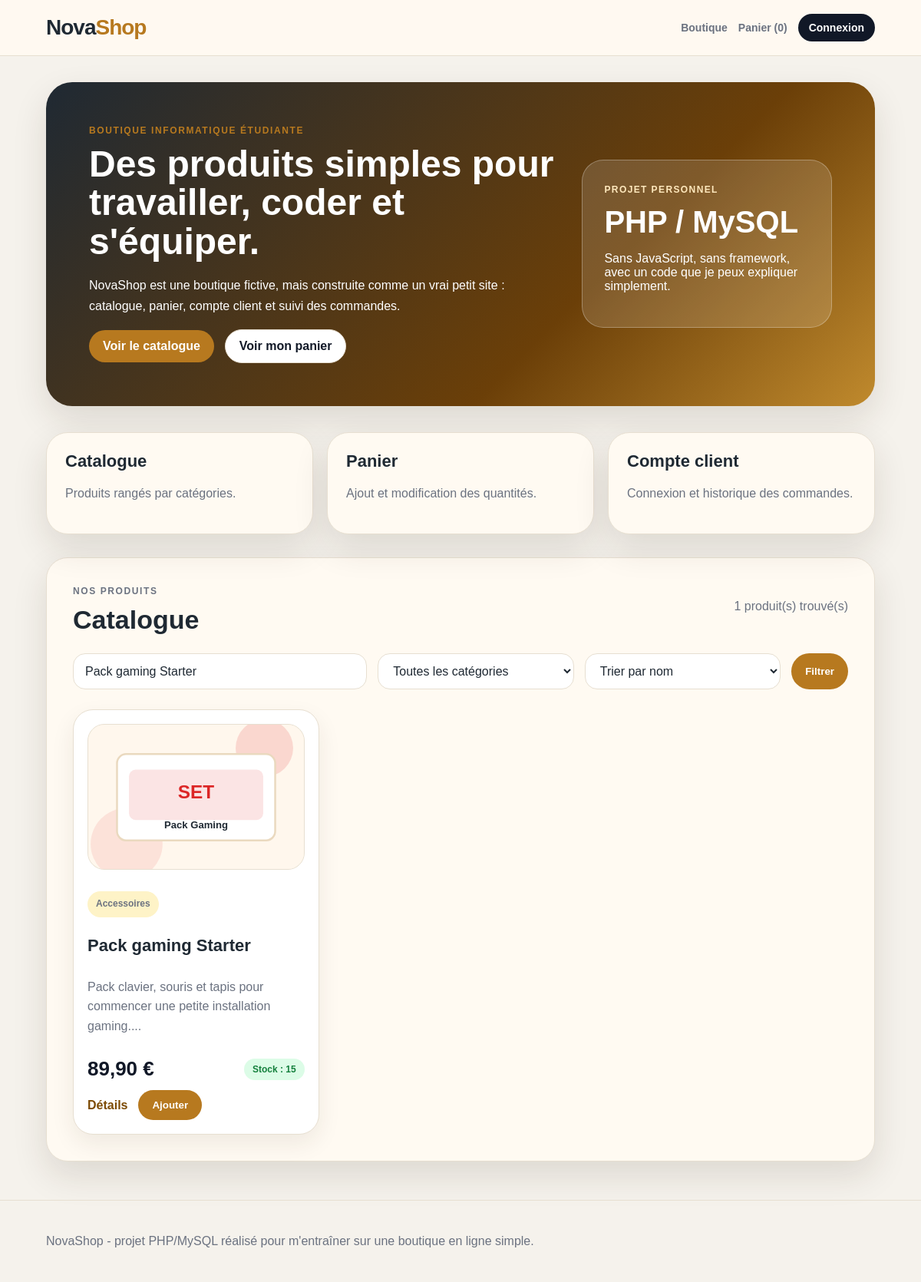
Screenshot of /index.php?recherche=Pack gaming Starter with the database file from the repository.
### tables this page shows
CREATE TABLE produit (
    id_produit INT AUTO_INCREMENT PRIMARY KEY,
    nom VARCHAR(150) NOT NULL,
    description TEXT,
    prix DECIMAL(10,2) NOT NULL,
    stock INT NOT NULL DEFAULT 0,
    image VARCHAR(255) DEFAULT 'images/produit-defaut.svg',
    id_categorie INT,
    actif TINYINT(1) DEFAULT 1,
    FOREIGN KEY (id_categorie) REFERENCES categorie(id_categorie)
);

CREATE TABLE categorie (
    id_categorie INT AUTO_INCREMENT PRIMARY KEY,
    nom VARCHAR(100) NOT NULL
);

### connexion.php (called while the page is built, shortened)
<?php
function proteger($texte) {
    return htmlspecialchars($texte, ENT_QUOTES, 'UTF-8');
}
function afficher_prix($montant) {
    return number_format($montant, 2, ',', ' ') . ' €';
}
?>

### index.php (the view, shortened to what this page needs)
<?php
require_once 'connexion.php';
$recherche = isset($_GET['recherche']) ? trim($_GET['recherche']) : '';
$tri = isset($_GET['tri']) ? $_GET['tri'] : 'nom';
$sql = "SELECT produit.*, categorie.nom AS nom_categorie
        FROM produit
        LEFT JOIN categorie ON produit.id_categorie = categorie.id_categorie
        WHERE produit.actif = 1";
$params = array();
if ($recherche != '') {
    $sql = $sql . " AND (produit.nom LIKE :recherche OR produit.description LIKE :recherche)";
    $params['recherche'] = '%' . $recherche . '%';
}
if ($tri == 'prix_croissant') {
    $sql = $sql . " ORDER BY produit.prix ASC";
} elseif ($tri == 'prix_decroissant') {
    $sql = $sql . " ORDER BY produit.prix DESC";
} else {
    $sql = $sql . " ORDER BY produit.nom ASC";
}
$requete = $pdo->prepare($sql);
$requete->execute($params);
$produits = $requete->fetchAll(PDO::FETCH_ASSOC);
require_once 'header.php';
?>
<section class="bandeau-accueil">
    <div>
        <p class="petit-titre">Boutique informatique étudiante</p>
        <h1>Des produits simples pour travailler, coder et s'équiper.</h1>
        <p class="texte-bandeau">NovaShop est une boutique fictive, mais construite comme un vrai petit site : catalogue, panier, compte client et suivi des commandes.</p>
        <div class="actions-bandeau">
            <a class="bouton" href="#catalogue">Voir le catalogue</a>
            <a class="bouton-secondaire" href="panier.php">Voir mon panier</a>
        </div>
    </div>
    <div class="carte-bandeau">
        <span>Projet personnel</span>
        <strong>PHP / MySQL</strong>
        <p>Sans JavaScript, sans framework, avec un code que je peux expliquer simplement.</p>
    </div>
</section>
<section class="zone-infos">
    <div class="info-boutique">
        <strong>Catalogue</strong>
        <p>Produits rangés par catégories.</p>
    </div>
    <div class="info-boutique">
        <strong>Panier</strong>
        <p>Ajout et modification des quantités.</p>
    </div>
    <div class="info-boutique">
        <strong>Compte client</strong>
        <p>Connexion et historique des commandes.</p>
    </div>
</section>
<section class="bloc" id="catalogue">
    <div class="ligne-titre">
        <div>
            <p class="petit-titre">Nos produits</p>
            <h2>Catalogue</h2>
        </div>
        <p><?php echo count($produits); ?> produit(s) trouvé(s)</p>
    </div>
    <form method="get" class="formulaire-filtres">
        <input type="text" name="recherche" placeholder="Rechercher un produit" value="<?php echo proteger($recherche); ?>">
        <select name="categorie">
            <option value="0">Toutes les catégories</option>
        </select>
        <select name="tri">
            <option value="nom" <?php if ($tri == 'nom') echo 'selected'; ?>>Trier par nom</option>
        </select>
        <button type="submit">Filtrer</button>
    </form>
    <?php if (empty($produits)) { ?>
        <div class="message-simple">Aucun produit ne correspond à votre recherche.</div>
    <?php } else { ?>
        <div class="grille-produits">
            <?php foreach ($produits as $produit) { ?>
                <article class="carte-produit">
                    <a href="produit.php?id=<?php echo $produit['id_produit']; ?>">
                        <img src="<?php echo proteger($produit['image']); ?>" alt="<?php echo proteger($produit['nom']); ?>">
                    </a>
                    <p class="etiquette-categorie"><?php echo proteger($produit['nom_categorie']); ?></p>
                    <h3><?php echo proteger($produit['nom']); ?></h3>
                    <p class="description-produit"><?php echo proteger(substr($produit['description'], 0, 95)); ?>...</p>
                    <div class="prix-stock">
                        <strong><?php echo afficher_prix($produit['prix']); ?></strong>
                        <?php if ($produit['stock'] > 0) { ?>
                            <span class="stock-ok">Stock : <?php echo $produit['stock']; ?></span>
                        <?php } else { ?>
                            <span class="stock-vide">Rupture</span>
                        <?php } ?>
                    </div>
                    <div class="actions-produit">
                        <a class="lien-detail" href="produit.php?id=<?php echo $produit['id_produit']; ?>">Détails</a>
                        <form method="post" action="panier.php">
                            <button type="submit" <?php if ($produit['stock'] <= 0) echo 'disabled'; ?>>Ajouter</button>
                        </form>
                    </div>
                </article>
            <?php } ?>
        </div>
    <?php } ?>
</section>
<?php require_once 'footer.php'; ?>

### style.css (style rules this page uses)
:root { --fond: #f5f2ec; --fond-clair: #fffaf2; --texte: #1f2933; --texte-doux: #6b7280; --blanc: #ffffff; --noir: #111827; --accent: #b7791f; --accent-fonce: #7c4a03; --vert: #15803d; --rouge: #b91c1c; --bordure: #e7dfd1; --ombre: 0 18px 45px rgba(50, 37, 20, 0.12); }
* { box-sizing: border-box; }
body { margin: 0; font-family: Arial, Helvetica, sans-serif; color: var(--texte); background: var(--fond); }
a { color: inherit; }
.bandeau-accueil { margin: 34px 0; border-radius: 34px; padding: 56px; box-shadow: var(--ombre); background: linear-gradient(135deg, #1f2933, #6b3f08 65%, #c08a2d); color: var(--blanc); display: grid; grid-template-columns: 1.5fr 0.8fr; gap: 32px; align-items: center; }
.bandeau-accueil h1 { font-size: 48px; line-height: 1.05; margin: 12px 0 18px; max-width: 760px; }
.texte-bandeau { line-height: 1.7; max-width: 680px; }
.petit-titre { text-transform: uppercase; font-size: 12px; letter-spacing: 1.6px; font-weight: 900; color: var(--accent); margin: 0 0 8px; }
.carte-bandeau { background: rgba(255, 255, 255, 0.14); border: 1px solid rgba(255, 255, 255, 0.28); border-radius: 28px; padding: 28px; }
.carte-bandeau span { color: #ffe8bd; text-transform: uppercase; font-size: 12px; letter-spacing: 1.4px; font-weight: 900; }
.carte-bandeau strong { display: block; font-size: 40px; margin: 12px 0; }
.actions-bandeau, .actions-produit, .bloc-total { display: flex; gap: 14px; align-items: center; flex-wrap: wrap; }
.bouton, .bouton-secondaire, button { border: none; text-decoration: none; padding: 12px 18px; border-radius: 999px; font-weight: 800; cursor: pointer; display: inline-block; }
.bouton, button { background: var(--accent); color: var(--blanc); }
.bouton-secondaire { background: var(--blanc); color: var(--noir); border: 1px solid var(--bordure); }
.zone-infos { display: grid; grid-template-columns: repeat(3, 1fr); gap: 18px; margin: 28px 0; }
.info-boutique, .bloc, .bloc-formulaire, .panier-vide { background: var(--fond-clair); border: 1px solid var(--bordure); border-radius: 28px; box-shadow: var(--ombre); }
.info-boutique { padding: 24px; }
.info-boutique strong { display: block; font-size: 22px; margin-bottom: 8px; }
.info-boutique p, .description-produit, .message-simple, .bloc p { color: var(--texte-doux); line-height: 1.6; }
.bloc { padding: 34px; margin: 30px 0; }
.ligne-titre { display: flex; justify-content: space-between; align-items: flex-start; gap: 20px; margin-bottom: 24px; }
.ligne-titre h1, .ligne-titre h2 { margin: 0; font-size: 34px; }
.formulaire-filtres, .formulaire-simple { display: grid; gap: 14px; }
.formulaire-filtres { grid-template-columns: 1.5fr 1fr 1fr auto; margin-bottom: 26px; }
input, select, textarea { width: 100%; border: 1px solid var(--bordure); background: var(--blanc); padding: 13px 15px; border-radius: 16px; font: inherit; color: var(--texte); }
.grille-produits { display: grid; grid-template-columns: repeat(3, 1fr); gap: 24px; }
.carte-produit { background: var(--blanc); border: 1px solid var(--bordure); border-radius: 26px; padding: 18px; box-shadow: 0 12px 30px rgba(50, 37, 20, 0.08); display: flex; flex-direction: column; gap: 12px; }
.carte-produit img, .image-fiche img { width: 100%; background: #f9f0df; border-radius: 22px; border: 1px solid var(--bordure); }
.carte-produit img { height: 190px; object-fit: cover; }
.carte-produit h3 { margin: 0; font-size: 22px; }
.etiquette-categorie, .stock-ok, .stock-vide, .badge-statut { display: inline-block; padding: 7px 11px; border-radius: 999px; font-size: 12px; font-weight: 800; width: fit-content; }
.etiquette-categorie { background: #fef3c7; color: #92400e; }
.stock-ok, .badge-statut { background: #dcfce7; color: var(--vert); }
.prix-stock { display: flex; justify-content: space-between; align-items: center; gap: 12px; margin-top: auto; }
.prix-stock strong, .gros-prix { font-size: 26px; font-weight: 900; color: var(--noir); }
.lien-detail, .lien-retour { color: var(--accent-fonce); font-weight: 900; text-decoration: none; }

### rows the page displays
produit: image (picture), id_categorie.nom "Accessoires", nom "Pack gaming Starter", description "Pack clavier, souris et tapis pour commencer une petite installation gaming.", prix "89,90 €", stock "15"

### other values shown
nombre_articles_panier() "0"
count($produits) "1"
